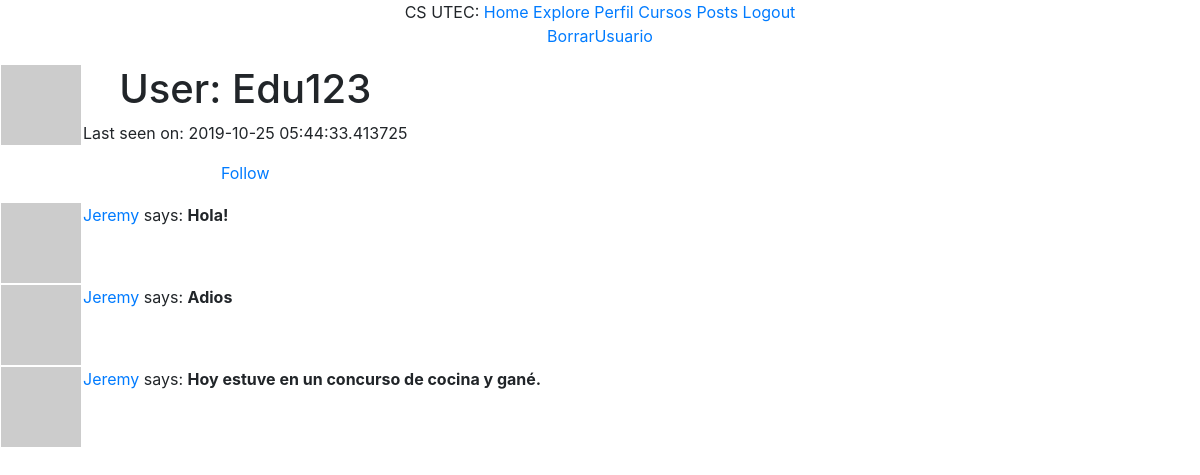
Screenshot of /user/Edu123 (signed in) with the database file from the repository.
### app/models.py (models this page shows, shortened)
class User(UserMixin, db.Model):
    id = db.Column(db.Integer, primary_key=True)
    username = db.Column(db.String(70), index = True, unique = True)
    email = db.Column(db.String(90), index = True, unique = True)
    password_hash = db.Column(db.String(110))
    posts = db.relationship('Post', backref='author', lazy='dynamic')
    gender = db.Column(db.String(5))
    about_me = db.Column(db.String(140))
    last_seen = db.Column(db.DateTime, default=datetime.utcnow)
    followed = db.relationship(
        'User', secondary=followers,
        primaryjoin=(followers.c.follower_id == id),
        secondaryjoin=(followers.c.followed_id == id),
        backref=db.backref('followers', lazy='dynamic'), lazy='dynamic')
    def avatar(self, size):
        digest = md5(self.email.lower().encode('utf-8')).hexdigest()
        return 'https://www.gravatar.com/avatar/{}?d=identicon&s={}'.format(digest, size)
    def is_following(self, user): #Si retorna uno, es porque el usuario sigue.
        return self.followed.filter(
            followers.c.followed_id == user.id).count() > 0 #revisa que
    def user_posts(self):
        return self.posts

class Post(db.Model):
    id = db.Column(db.Integer, primary_key=True)
    body = db.Column(db.String(140))
    timestamp = db.Column(db.DateTime, index=True, default=datetime.utcnow)
    user_id = db.Column(db.Integer, db.ForeignKey('user.id'))

### app/routes.py (the view)
@app.route('/user/<username>')
@login_required
def user(username):
    user = User.query.filter_by(username=username).first_or_404()
    posts = current_user.user_posts()
    return render_template('user.html', user=user, posts=posts)

### app/models.py (called while the page is built)
@login.user_loader
def load_user(id):
    return User.query.get(int(id))

### app/routes.py (called while the page is built)
@app.before_request
def before_request():
    if current_user.is_authenticated:
        current_user.last_seen = datetime.utcnow()
        db.session.commit()

### app/templates/user.html (shortened to what this page needs)
{% extends "base.html" %}
{% block content %}
  <table>
        <tr valign="top">
            <td><img src="{{ user.avatar(128) }}"></td>
            <td>
                <h1>User: {{ user.username }}</h1>
                {% if user.last_seen %}<p>Last seen on: {{ user.last_seen }}</p>{% endif %}
                {% if user == current_user %}
                <p><a href="{{ url_for('edit_profile') }}">Edit your profile</a></p>
                {% elif not current_user.is_following(user) %}
                <p><a href="{{ url_for('follow', username=user.username) }}">Follow</a></p>
		{% else %}
		<p><a href="{{ url_for('unfollow', username=user.username) }}">Unfollow</a></p>
                {% endif %}
            </td>
        </tr>
      <p><a href="{{ url_for('delete', username=user.username) }}">BorrarUsuario</a></p>
  </table>
    {% for post in posts %}
        {% include "_post.html" %}
    {% endfor %}
{% endblock %}

### app/templates/_post.html
  <table style = "text-align: center">
        <tr valign="top">
            {% if post.author != none %}
            <td><img src="{{ post.author.avatar(36) }}"></td>
            <td>
                <a href="{{ url_for('user', username=post.author.username) }}">
                    {{ post.author.username }}
                </a>
                says: <b>{{ post.body }}</b>
            </td>
            {% endif %}
        </tr>
    </table>

### rows the page displays
User: username "Edu123", last_seen "2019-10-25 05:44:33.413725"
Post: author.username "Jeremy", body "Hola!"
Post: author.username "Jeremy", body "Adios"
Post: author.username "Jeremy", body "Hoy estuve en un concurso de cocina y gané."
